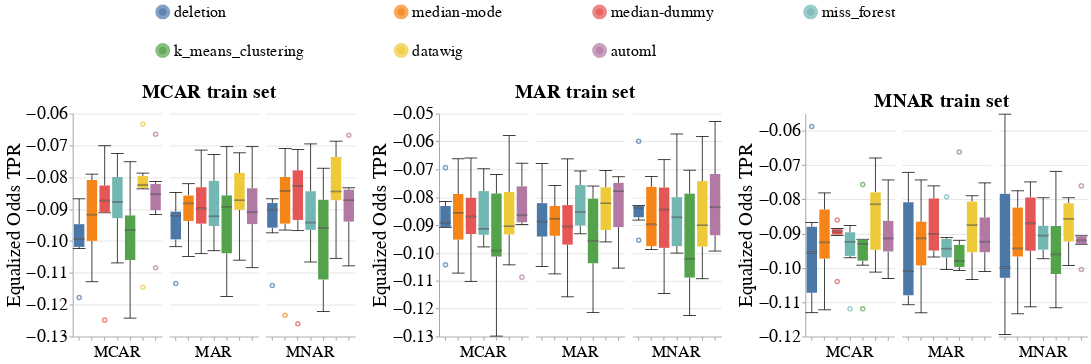

Source (notebook cell):
### Markdown cell above
### Disparity Metrics

### Code cell
create_box_plots_for_diff_imputers_v2(dataset_name=DATASET_NAME,
                                      model_name='lgbm_clf',
                                      group=SENSITIVE_ATTR_FOR_DISPARITY_METRICS,
                                      metric_name='Equalized_Odds_TPR',
                                      db_client=db_client)
